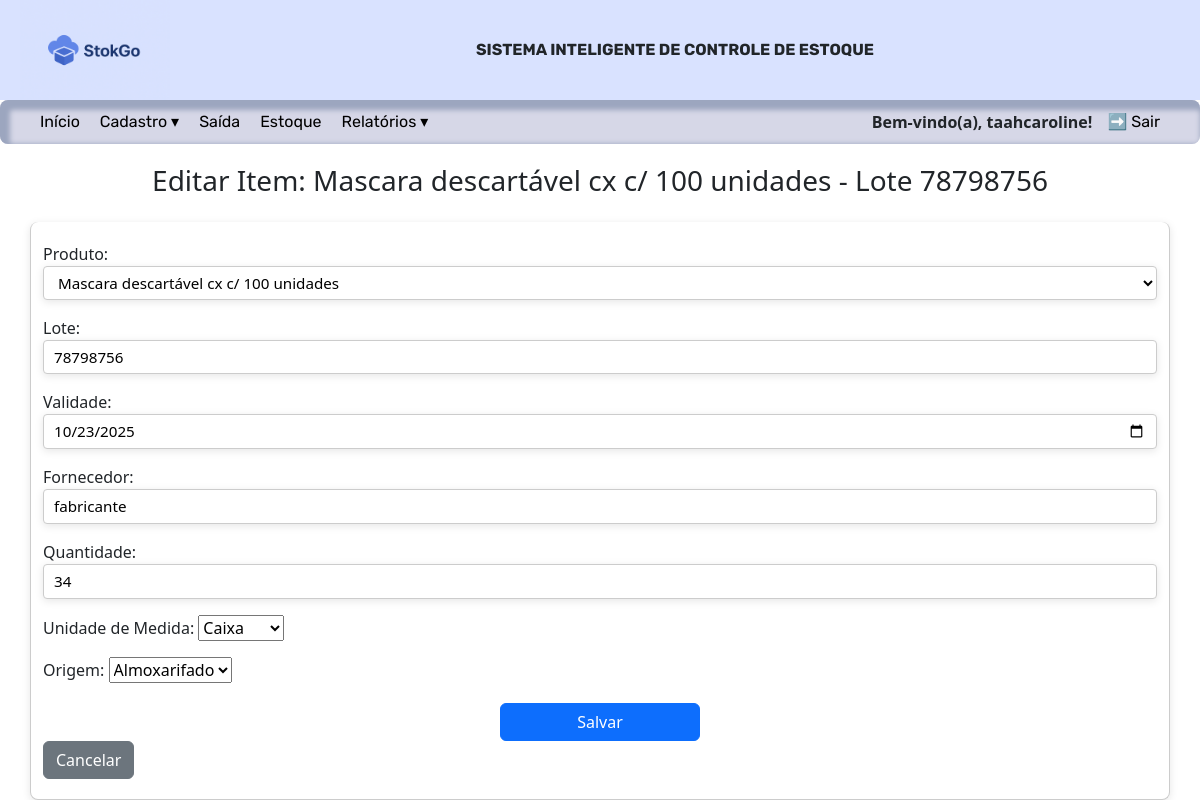
Page /estoque/7/editar/ (signed in) on the committed database.
### inventario/models.py (models this page shows, shortened)
class Cadastroitens(models.Model):
    produto = models.ForeignKey(Produto, related_name="lotes", on_delete=models.CASCADE)
    lote = models.CharField('Lote', max_length=15)
    validade = models.DateField('Validade')
    fornecedor = models.CharField('Fornecedor', max_length=50)
    quantidade = models.IntegerField('Quantidade')
    UNIDADE_MEDIDA_CHOICES = [
        ('UN', 'Unidade'),
        ('CX', 'Caixa'),
        ('PCT', 'PCT'),
    ]
    ORIGEM_CHOICES = [
        ('Almoxarifado', 'Almoxarifado'),
        ('Doação', 'Doação'),
        ('Empréstimo', 'Empréstimo'),
    ]
    unidade = models.CharField('Unidade de Medida', max_length=5, choices=UNIDADE_MEDIDA_CHOICES, default='UN')
    origem = models.CharField('Origem', max_length=15, choices=ORIGEM_CHOICES, default='Almoxarifado')
    data = models.DateTimeField(auto_now_add=True)

class Produto(models.Model):
    nome = models.CharField('Produto', max_length=100)
    descricao = models.CharField('Descrição', max_length=100, blank=True, null=True)  # nova coluna
    def __str__(self):
        if self.descricao:
            return f"{self.nome} - {self.descricao}"
        return self.nome

### inventario/views.py (the view)
# urls.py: path("estoque/<int:item_id>/editar/", views.editar_estoque, name="editar_item"),
@login_required
def editar_estoque(request, item_id):
    item = get_object_or_404(Cadastroitens, id=item_id)
    if request.method == "POST":
        form = CadastroitensForm(request.POST, instance=item)
        if form.is_valid():
            form.save()
            messages.success(request, "Item atualizado com sucesso!")
            return redirect('estoque')
    else:
        form = CadastroitensForm(instance=item)
    return render(request, 'editar_estoque.html', {'form': form, 'item': item})

### inventario/forms.py
class CadastroitensForm(forms.ModelForm):
    class Meta:
     model = Cadastroitens
     fields = '__all__'
     widgets = {
            'validade': forms.DateInput(attrs={'type': 'date'})}

### inventario/templates/editar_estoque.html (shortened to what this page needs)
{% extends 'index.html' %}
{% block content %}
<h3>Editar Item: {{ item.produto.nome }} - Lote {{ item.lote }}</h3>
<form method="post">
    <div class="container mt-4">
    {{ form.as_p }}
    <button type="submit" class="btn btn-primary">Salvar</button>
    <a href="{% url 'estoque' %}" class="btn btn-secondary">Cancelar</a>
</form>
{% endblock %}

### inventario/templates/index.html (shortened to what this page needs)
{% load static %}
<!DOCTYPE html>
<html lang="en">
<head>
    <link rel="stylesheet" type="text/css" href="{% static 'css/style.css' %}">
    <link href="https://cdn.jsdelivr.net/npm/bootstrap@5.3.7/dist/css/bootstrap.min.css" rel="stylesheet">
</head>
<body>
  <header>
    <img src="{% static 'imagens/logo.png' %}" alt="Logo">
    <p>Sistema inteligente de controle de estoque</p>
  </header>
  <nav>
    <ul class="menu-principal">
      <li><a class="menu" href="{% url 'home' %}">Início</a></li>
      {% if user.is_authenticated %}
        <li>
          <a href="#">Cadastro ▾</a>
        </li>
        <li><a class="menu" href="{% url 'baixa' %}">Saída</a></li>
        <li><a href="{% url 'estoque' %}">Estoque</a></li>
        <li>
          <a href="#">Relatórios ▾</a>
        </li>
      {% endif %}
    </ul>
    <ul class="login-area">
      <li class="login-name">
        {% if user.is_authenticated %}
          <span>Bem-vindo(a), {{ user.first_name|default:user.username }}!</span>
        {% else %}
          <span>Bem-vindo(a), visitante!</span>
        {% endif %}
      </li>
      <li class="login-menu">
        {% if user.is_authenticated %}
          <a class="menu" href="{% url 'logout' %}">➡️ Sair</a>
        {% else %}
          <a class="menu" href="{% url 'login' %}">⬅️ Fazer login</a>
        {% endif %}
      </li>
    </ul>
  </nav>
 <body>
        {% block content %}{% endblock %}
</body>
</html>

### inventario/templates/static/CSS/style.css (style rules this page uses)
header { display: flex; align-items: center; height: 100px; background-color: #d9e2ff; padding: 0 20px; overflow: hidden; }
header img { height: 100%; width: auto; max-width: 200px; object-fit: cover; }
header p { margin: 0 auto; font-size: 16px; text-align: center; font-family: "Rubik", sans-serif; text-transform: uppercase; font-weight: bold; }
nav, nav ul, nav li { list-style: none; margin: 0; padding: 0; }
nav { background-color: #d6d7e7; border-radius: 8px; box-shadow: inset 5px 5px 5px 5px #9ca6bf; display: flex; justify-content: space-between; padding: 10px 20px; }
nav > ul { display: flex; }
nav li { position: relative; display: inline-block; margin-left: 20px; }
nav a { display: block; color: #000; font-size: 16px; text-decoration: none; font-family: "Rubik", sans-serif; }
nav .login-area { display: flex; justify-content: flex-end; align-items: center; margin-left: 20px; margin-right: 20px; }
nav .login-area li { margin-left: 15px; }
nav .login-name { font-size: 16px; font-weight: bold; }
nav .login-menu a { font-size: 16px; color: #000; font-weight: normal; }
nav .login-name span { display: inline-block; min-width: 200px; text-align: right; }
h3 { padding-top: 20px; text-align: center; }
#id_produto, #id_lote, #id_validade, #id_quantidade, #id_fornecedor, #id_unidade_medida, #id_cadproduto, #id_nome { width: 100%; background-color: #ffffff; border: 1px solid #ccc; border-radius: 4px; font-size: 0.95rem; padding: 5px 10px; box-shadow: 0 2px 8px rgba(0,0,0,0.1); }
#id_lote, #id_validade, #id_quantidade { margin-right: 0; }
.container { max-width: 800px; margin: 0 auto; padding: 20px; background-color: #ffffff; border-radius: 8px; border: 1px solid #ccc; border-top: none; box-shadow: 0 2px 8px rgba(0,0,0,0.1); }
button[type="submit"] { display: block; width: 200px; margin: 20px auto 0; }

### rows in the picture
Cadastroitens: produto.nome "Mascara descartável cx c/ 100 unidades", lote "78798756", produto "Mascara descartável cx c/ 100 unidades", validade "10/23/2025", fornecedor "fabricante", quantidade "34", unidade "Caixa", origem "Almoxarifado"

### other values in the picture
{{ user.first_name|default:user.username }} "taahcaroline"
